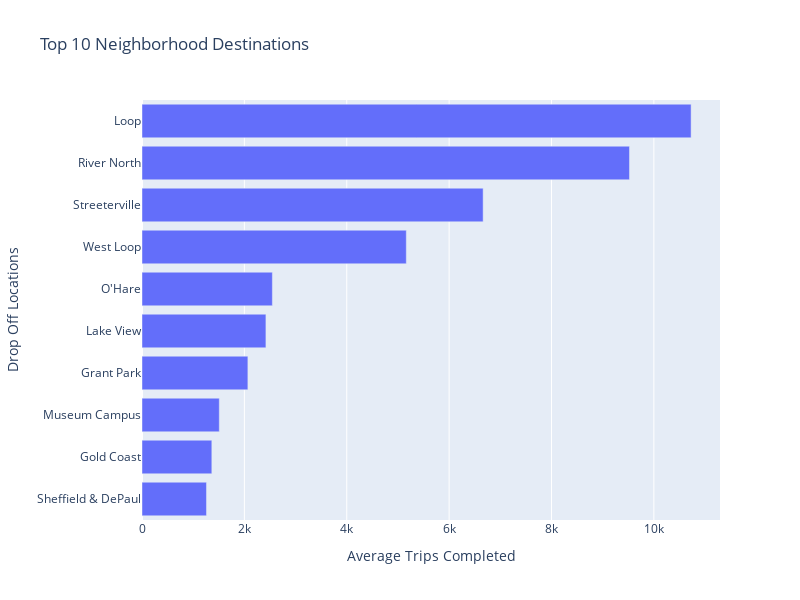

Notebook code cell kept with this figure:
### Code cell
# Creates bar graph for top 10 drop offs
fig = px.bar(top_10_dropoff, x='average_trips', y='dropoff_location_name', 
             title='Top 10 Neighborhood Destinations',
             category_orders={"dropoff_location_name": top_10_dropoff['dropoff_location_name'][::-1]})
fig.update_layout(width=800, height=600, xaxis_title='Average Trips Completed', yaxis_title='Drop Off Locations', xaxis_tickangle=0)
fig.show()

### Figure 1 — Plotly figure (JSON) as saved in the notebook; plotly's stock layout.template omitted (floating-point values rounded to 4 significant figures)
{"data": [{"alignmentgroup": "True", "hovertemplate": "average_trips=%{x}<br>dropoff_location_name=%{y}<extra></extra>", "legendgroup": "", "marker": {"color": "#636efa", "pattern": {"shape": ""}}, "name": "", "offsetgroup": "", "orientation": "h", "showlegend": false, "textposition": "auto", "type": "bar", "x": [10730.0, 9524.0, 6665.0, 5164.0, 2547.0, 2421.0, 2069.0, 1510, 1364.0, 1260.0], "xaxis": "x", "y": ["Loop", "River North", "Streeterville", "West Loop", "O'Hare", "Lake View", "Grant Park", "Museum Campus", "Gold Coast", "Sheffield & DePaul"], "yaxis": "y"}], "layout": {"barmode": "relative", "height": 600, "legend": {"tracegroupgap": 0}, "title": {"text": "Top 10 Neighborhood Destinations"}, "width": 800, "xaxis": {"anchor": "y", "domain": [0, 1], "tickangle": 0, "title": {"text": "Average Trips Completed"}}, "yaxis": {"anchor": "x", "categoryarray": ["Sheffield & DePaul", "Gold Coast", "Museum Campus", "Grant Park", "Lake View", "O'Hare", "West Loop", "Streeterville", "River North", "Loop"], "categoryorder": "array", "domain": [0, 1], "title": {"text": "Drop Off Locations"}}}}
